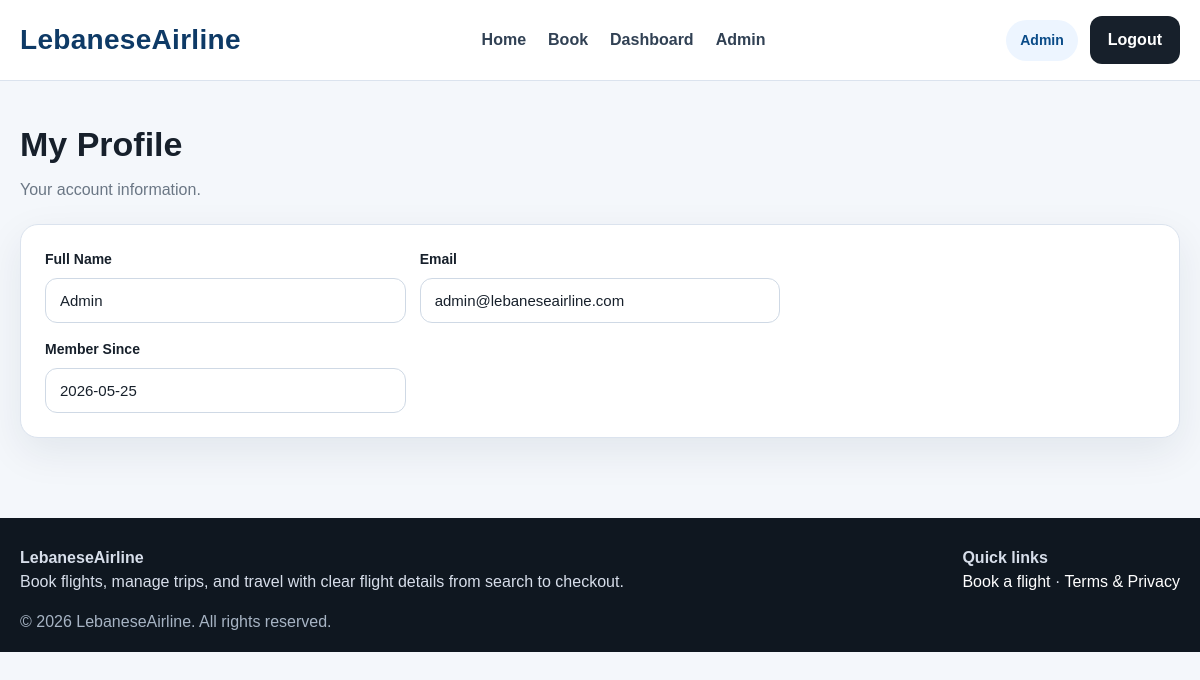
/travel-booking-system-mysql-only/user/profile.php (signed in), run on the app's committed database.
### tables this page shows
CREATE TABLE users (
    id INT AUTO_INCREMENT PRIMARY KEY,
    name VARCHAR(100) NOT NULL,
    email VARCHAR(150) NOT NULL UNIQUE,
    password VARCHAR(255) NOT NULL,
    role ENUM('user', 'admin') NOT NULL DEFAULT 'user',
    created_at DATETIME NOT NULL DEFAULT CURRENT_TIMESTAMP
);

### travel-booking-system-mysql-only/includes/data-store.php (called while the page is built, shortened)
<?php
function db(): PDO {
    static $pdo = null;
    if ($pdo === null) {
        $pdo = getPDOConnection();
    }
    return $pdo;
}
function get_all_users(): array {
    $stmt = db()->query("SELECT id, name, email, password, role, created_at FROM users ORDER BY id ASC");
    return $stmt->fetchAll();
}

### travel-booking-system-mysql-only/includes/auth.php (called while the page is built, shortened)
<?php
include_once __DIR__ . '/data-store.php';
function current_user(): ?array {
    foreach (get_all_users() as $user) {
        if ((int)$user['id'] === (int)$_SESSION['user_id']) {
            return $user;
        }
    }
    return null;
}
function is_admin(): bool {
    $user = current_user();
    return $user && ($user['role'] ?? 'user') === 'admin';
}

### travel-booking-system-mysql-only/user/profile.php (the view, shortened to what this page needs)
<?php
include __DIR__ . '/../includes/header.php';
$user = current_user();
?>
<section class="page">
  <div class="page-header">
    <h2>My Profile</h2>
    <p class="muted">Your account information.</p>
  </div>
  <div class="panel modern-card">
    <form class="form">
      <div class="form-row">
        <div class="form-group">
          <label>Full Name</label>
          <input type="text" value="<?= htmlspecialchars($user['name'] ?? '') ?>" readonly>
        </div>
        <div class="form-group">
          <label>Email</label>
          <input type="email" value="<?= htmlspecialchars($user['email'] ?? '') ?>" readonly>
        </div>
      </div>
      <div class="form-row">
        <div class="form-group">
          <label>Member Since</label>
          <input type="text" value="<?= htmlspecialchars(substr((string)($user['created_at'] ?? ''), 0, 10)) ?>" readonly>
        </div>
      </div>
    </form>
  </div>
</section>
<?php include __DIR__ . '/../includes/footer.php'; ?>

### travel-booking-system-mysql-only/includes/header.php (shortened to what this page needs)
<?php
include_once __DIR__ . '/auth.php';
$user = current_user();
$currentPath = $_SERVER['SCRIPT_NAME'] ?? '';
$hideHeaderAuth = str_contains($currentPath, '/auth/login.php') || str_contains($currentPath, '/auth/policy.php');
?>
<!DOCTYPE html>
<html lang="en">
<head>
  <link rel="stylesheet" href="<?= BASE_URL ?>/assets/css/style.css">
</head>
<body>
<header class="navbar">
  <div class="nav-container">
    <a class="logo" href="<?= BASE_URL ?>/index.php">LebaneseAirline</a>
    <nav class="nav-links">
      <ul>
        <li><a href="<?= BASE_URL ?>/index.php">Home</a></li>
        <li><a href="<?= BASE_URL ?>/user/booking.php">Book</a></li>
        <?php if ($user): ?>
          <li><a href="<?= BASE_URL ?>/user/dashboard.php">Dashboard</a></li>
        <?php endif; ?>
        <?php if (is_admin()): ?>
          <li><a href="<?= BASE_URL ?>/admin/dashboard.php">Admin</a></li>
        <?php endif; ?>
      </ul>
    </nav>
    <div class="nav-right">
      <?php if ($user): ?>
        <span class="nav-user-chip"><?= htmlspecialchars($user['name']) ?></span>
        <a href="<?= BASE_URL ?>/auth/logout.php" class="btn-signin">Logout</a>
      <?php elseif (!$hideHeaderAuth): ?>
        <a href="<?= BASE_URL ?>/auth/login.php" class="btn-signin">Sign in</a>
      <?php endif; ?>
    </div>
  </div>
</header>

### travel-booking-system-mysql-only/assets/css/style.css (style rules this page uses)
:root { --bg:#f4f7fb; --card:#ffffff; --text:#17202b; --muted:#6b7785; --line:#dbe3ee; --primary:#0e3a66; --primary-dark:#082845; --accent:#eef5ff; --success:#0f8a5f; --warning:#b7791f; --danger:#c53030; --shadow:0 14px 40px rgba(13,38,59,.08); --radius:18px; }
* { box-sizing:border-box;margin:0;padding:0 }
body { font-family:Arial,sans-serif;background:var(--bg);color:var(--text);line-height:1.5 }
a { text-decoration:none;color:inherit }
.navbar { background:#fff;border-bottom:1px solid var(--line);position:sticky;top:0;z-index:20 }
.nav-container { max-width:1200px;margin:0 auto;padding:16px 20px;display:flex;align-items:center;justify-content:space-between;gap:20px }
.logo { font-size:28px;font-weight:700;color:var(--primary);letter-spacing:.3px }
.nav-links ul { list-style:none;display:flex;gap:22px;align-items:center }
.nav-links a { color:#314154;font-weight:600 }
.nav-right { display:flex;align-items:center;gap:12px }
.btn-signin,.btn-primary,.btn-secondary,.btn-dark,.btn-small { display:inline-flex;align-items:center;justify-content:center;border:none;border-radius:12px;padding:12px 18px;font-weight:700;cursor:pointer;transition:.2s ease }
.btn-dark,.btn-signin { background:var(--text);color:#fff }
.page { max-width:1200px;margin:0 auto;padding:32px 20px 60px }
.page-header { margin-bottom:22px }
.page-header h2,.section-heading h2 { font-size:34px;margin:6px 0 8px }
.muted { color:var(--muted) }
.panel,.modern-card,.auth-container { background:var(--card);border:1px solid var(--line);border-radius:var(--radius);box-shadow:var(--shadow) }
.panel { padding:24px }
.modern-card { padding:24px }
.form,.auth-form { display:grid;gap:16px }
.form-row { display:grid;grid-template-columns:repeat(3,1fr);gap:14px }
.form-group { display:grid;gap:8px }
.form-group label { font-weight:700;font-size:14px }
input,select { width:100%;padding:13px 14px;border:1px solid #cfd9e5;border-radius:12px;background:#fff;font-size:15px;color:var(--text) }
.nav-user-chip { display:inline-flex;align-items:center;padding:10px 14px;border-radius:999px;background:#edf5ff;color:#0a4b88;font-weight:700;font-size:14px }

### data on the page
users: name "Admin", email "admin@lebaneseairline.com", created_at "2026-05-25"
